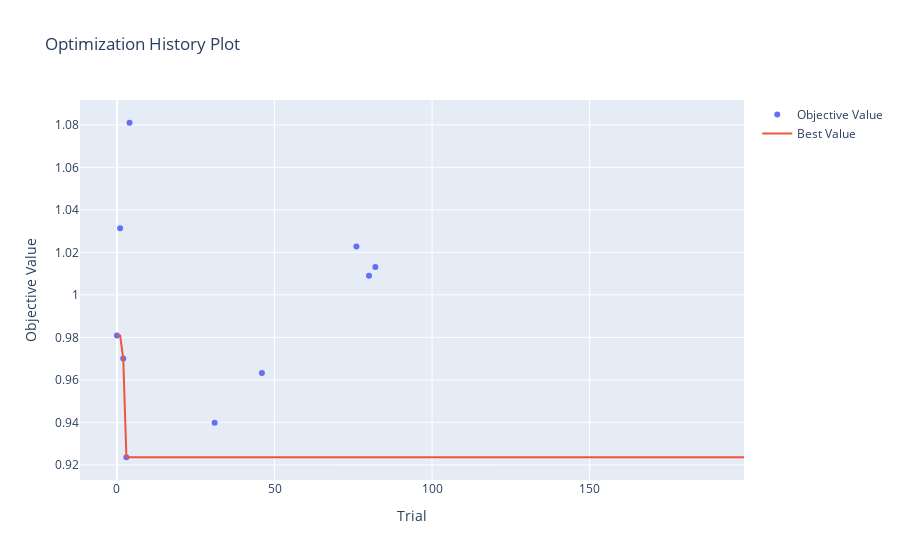
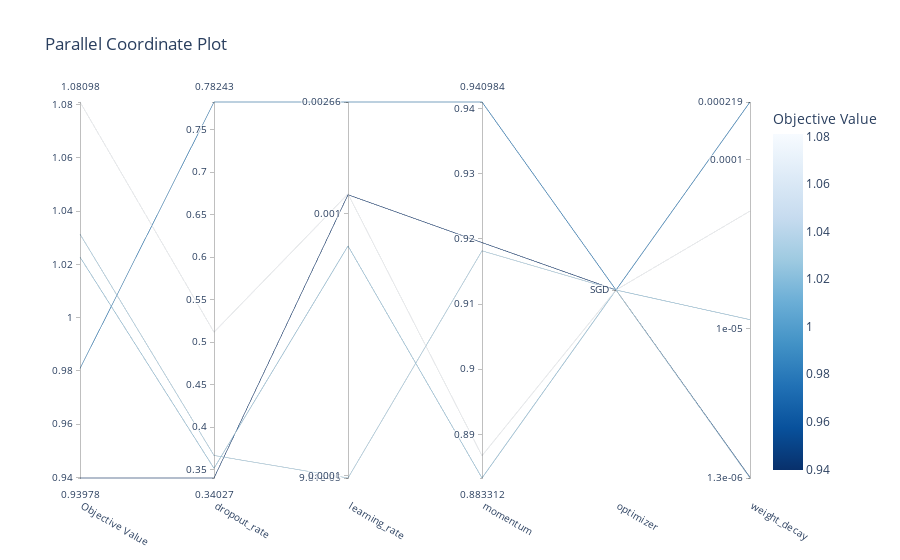
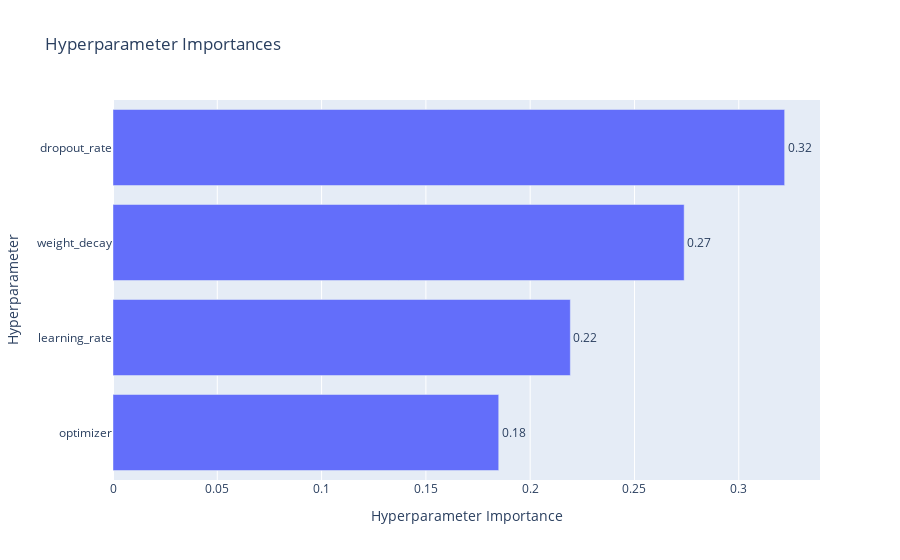

Source (notebook cell) for these figures, in order:
### Markdown cell above
### Mostrar los Resultados de Optuna

### Code cell
# --- Mostrar los Resultados del Estudio ---

print("\n--- Resultados del Estudio de Optuna ---")
print(f"Mejor prueba (trial): #{study.best_trial.number}")
print(f"Mejor valor (loss de validación): {study.best_value:.4f}")
print("Mejores hiperparámetros:")
best_hps = study.best_params
for key, value in best_hps.items():
    print(f"  {key}: {value}")

# Opcional: Mostrar las visualizaciones de Optuna (requiere plotly, kaleido, bokeh, matplotlib, seaborn)
# Descomenta y ejecuta las líneas de instalación si no tienes las librerías:


#print("\nGenerando visualizaciones de Optuna (requiere librerías)...")
try:
    # Historial de optimización (cómo evolucionó la métrica a lo largo de las pruebas)
    print("\nVisualizando historial de optimización:")
    fig_history = vis.plot_optimization_history(study)
    fig_history.show() # Muestra en una ventana del navegador o en el output de la celda (depende del entorno)

    # Gráfico de relaciones entre HPs (Parallel Coordinate Plot)
    # Útil para ver patrones entre HPs y el rendimiento.
    print("\nVisualizando relaciones entre hiperparárametros:")
    fig_parallel = vis.plot_parallel_coordinate(study)
    fig_parallel.show()

    # Gráfico de importancias de los HPs
    # Muestra qué HPs tuvieron más impacto en la métrica optimizada.
    # Requiere entrenar un modelo interno para calcular la importancia, puede tomar un momento.
    try:
        print("\nVisualizando importancias de hiperparámetros...")
        fig_importance = vis.plot_param_importances(study)
        fig_importance.show()
    except Exception as e:
         print(f"  Error al generar visualización de importancias de HPs: {e}")
         print("  Esto puede ocurrir si hay muy pocas pruebas o si falta alguna librería.")


    # Gráfico de rebanadas (Slice Plot)
    # Muestra la relación entre un HP y la métrica.
    # print("\nVisualizando gráfico de rebanadas:")
    # fig_slice = vis.plot_slice(study)
    # fig_slice.show()

except ImportError:
     print("\nAdvertencia: Instala plotly, kaleido, bokeh, matplotlib, seaborn (pip install ...) para ver las visualizaciones de Optuna.")
except Exception as e:
    print(f"\nError general al generar visualizaciones de Optuna: {e}")
    print("Verifica los mensajes de error específicos para depurar.")

### Figure 1 — Plotly figure (JSON) as saved in the notebook; plotly's stock layout.template omitted (floating-point values rounded to 4 significant figures; data arrays with more than 128 entries replaced by an {"elided": "..."} marker saying what was removed)
{"data": [{"mode": "markers", "name": "Objective Value", "type": "scatter", "x": [0, 1, 2, 3, 4, 31, 46, 76, 80, 82], "y": [0.9809, 1.031, 0.97, 0.9236, 1.081, 0.9398, 0.9632, 1.023, 1.009, 1.013]}, {"mode": "lines", "name": "Best Value", "type": "scatter", "x": {"elided": "200 int values"}, "y": {"elided": "200 float values"}}, {"marker": {"color": "#cccccc"}, "mode": "markers", "name": "Infeasible Trial", "showlegend": false, "type": "scatter", "x": [], "y": []}], "layout": {"title": {"text": "Optimization History Plot"}, "xaxis": {"title": {"text": "Trial"}}, "yaxis": {"title": {"text": "Objective Value"}}}}

### Figure 2 — Plotly figure (JSON) as saved in the notebook; plotly's stock layout.template omitted (floating-point values rounded to 4 significant figures)
{"data": [{"dimensions": [{"label": "Objective Value", "range": [0.9398, 1.081], "values": [0.9809, 1.031, 1.081, 0.9398, 1.023]}, {"label": "dropout_rate", "range": [0.3403, 0.7824], "values": [0.7824, 0.3668, 0.5118, 0.3403, 0.3517]}, {"label": "learning_rate", "range": [-4.008, -2.576], "ticktext": ["9.81e-05", "0.0001", "0.001", "0.00266"], "tickvals": [-4.008, -4, -3, -2.576], "values": [-2.576, -4.008, -2.926, -2.929, -3.124]}, {"label": "momentum", "range": [0.8833, 0.941], "values": [0.941, 0.9182, 0.8867, 0.9194, 0.8833]}, {"label": "optimizer", "range": [0, 0], "ticktext": ["SGD"], "tickvals": [0], "values": [0, 0, 0, 0, 0]}, {"label": "weight_decay", "range": [-5.885, -3.659], "ticktext": ["1.3e-06", "1e-05", "0.0001", "0.000219"], "tickvals": [-5.885, -5, -4, -3.659], "values": [-3.659, -5.885, -4.304, -5.881, -4.947]}], "labelangle": 30, "labelside": "bottom", "line": {"color": [0.9809, 1.031, 1.081, 0.9398, 1.023], "colorbar": {"title": {"text": "Objective Value"}}, "colorscale": [[0, "rgb(247,251,255)"], [0.125, "rgb(222,235,247)"], [0.25, "rgb(198,219,239)"], [0.375, "rgb(158,202,225)"], [0.5, "rgb(107,174,214)"], [0.625, "rgb(66,146,198)"], [0.75, "rgb(33,113,181)"], [0.875, "rgb(8,81,156)"], [1, "rgb(8,48,107)"]], "reversescale": true, "showscale": true}, "type": "parcoords"}], "layout": {"title": {"text": "Parallel Coordinate Plot"}}}

### Figure 3 — Plotly figure (JSON) as saved in the notebook; plotly's stock layout.template omitted (floating-point values rounded to 4 significant figures)
{"data": [{"cliponaxis": false, "hovertemplate": ["optimizer (CategoricalDistribution): 0.18492358821343882<extra></extra>", "learning_rate (FloatDistribution): 0.21925119689975897<extra></extra>", "weight_decay (FloatDistribution): 0.27382526634467513<extra></extra>", "dropout_rate (FloatDistribution): 0.321999948542127<extra></extra>"], "name": "Objective Value", "orientation": "h", "text": ["0.18", "0.22", "0.27", "0.32"], "textposition": "outside", "type": "bar", "x": [0.1849, 0.2193, 0.2738, 0.322], "y": ["optimizer", "learning_rate", "weight_decay", "dropout_rate"]}], "layout": {"title": {"text": "Hyperparameter Importances"}, "xaxis": {"title": {"text": "Hyperparameter Importance"}}, "yaxis": {"title": {"text": "Hyperparameter"}}}}
